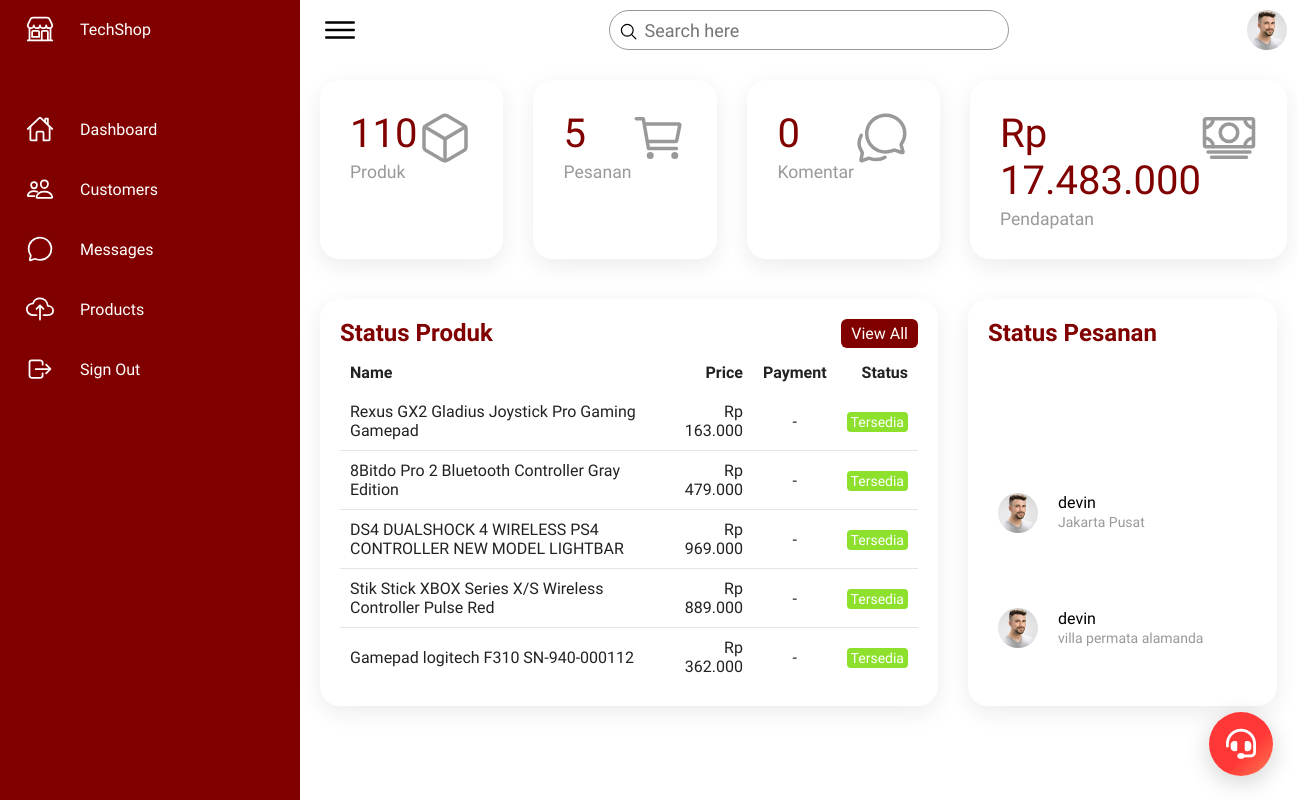
Screenshot of /Admin/index.php with the database file from the repository.
### tables this page shows
CREATE TABLE `produk` (
  `id_produk` int NOT NULL,
  `nama_produk` varchar(100) NOT NULL,
  `deskripsi` text,
  `harga` decimal(10,2) NOT NULL,
  `stok` int NOT NULL DEFAULT '0',
  `gambar` varchar(255) DEFAULT NULL,
  `id_kategori` int DEFAULT NULL,
  `created_at` datetime DEFAULT CURRENT_TIMESTAMP
);

### Admin/index.php (the view, shortened to what this page needs)
<?php
include '../Config/koneksi.php';
$qProduk = $conn->query("SELECT COUNT(*) as total FROM produk");
$totalProduk = $qProduk->fetch_assoc()['total'];
$qPesanan = $conn->query("SELECT COUNT(*) as total FROM pesanan");
$totalPesanan = $qPesanan->fetch_assoc()['total'];
$qEarning = $conn->query("
    SELECT SUM(p.harga) as total
    FROM pesanan ps
    JOIN produk p ON ps.id_produk = p.id_produk
");
$totalEarning = $qEarning->fetch_assoc()['total'] ?? 0;
$qProdukBaru = $conn->query("
    SELECT nama_produk, harga
    FROM produk
    ORDER BY id_produk DESC
    LIMIT 5
");
$qCustomerBaru = $conn->query("
    SELECT u.username, ps.alamat
    FROM pesanan ps
    JOIN users u ON u.id = ps.id_user
    ORDER BY ps.id DESC
    LIMIT 5
");
?>
<!DOCTYPE html>
<html lang="en">
<head>
    <link rel="stylesheet" href="../Admin/assets/css/style.css">
</head>
<body>
    <div class="container">
        <div class="navigation">
            <ul>
                <li>
                    <a href="#">
                        <span class="icon">
                            <ion-icon name="storefront-outline"></ion-icon>
                        </span>
                        <span class="title">TechShop</span>
                    </a>
                </li>
                <li>
                    <a href="#" id="dashboardNav">
                        <span class="icon">
                            <ion-icon name="home-outline"></ion-icon>
                        </span>
                        <span class="title">Dashboard</span>
                    </a>
                </li>
                <li>
                    <a href="#" id="navCustomers">
                        <span class="icon">
                            <ion-icon name="people-outline"></ion-icon>
                        </span>
                        <span class="title">Customers</span>
                    </a>
                </li>
                <li>
                    <a href="#" id="messagesNav">
                        <span class="icon">
                            <ion-icon name="chatbubble-outline"></ion-icon>
                        </span>
                        <span class="title">Messages</span>
                    </a>
                </li>
                <li>
                    <a href="#" id="productsNav">
                        <span class="icon">
                            <ion-icon name="cloud-upload-outline"></ion-icon>
                        </span>
                        <span class="title">Products</span>
                    </a>
                </li>
                <li>
                    <a href="../login/index.php">
                        <span class="icon">
                            <ion-icon name="log-out-outline"></ion-icon>
                        </span>
                        <span class="title">Sign Out</span>
                    </a>
                </li>
            </ul>
        </div>
        <div class="main">
            <div class="topbar">
                <div class="toggle">
                    <ion-icon name="menu-outline"></ion-icon>
                </div>
                <div class="search">
                    <label>
                        <input type="text" placeholder="Search here">
                        <ion-icon name="search-outline"></ion-icon>
                    </label>
                </div>
                <div class="user">
                    <img src="assets/imgs/customer01.jpg" alt="">
                </div>
            </div>
            <div class="cardBox">
            <div class="card">
                <div>
                    <div class="numbers"><?= $totalProduk ?></div>
                    <div class="cardName">Produk</div>
                </div>
                <div class="iconBx">
                    <ion-icon name="cube-outline"></ion-icon>
                </div>
            </div>
            <div class="card">
                <div>
                    <div class="numbers"><?= $totalPesanan ?></div>
                    <div class="cardName">Pesanan</div>
                </div>
                <div class="iconBx">
                    <ion-icon name="cart-outline"></ion-icon>
                </div>
            </div>
            <div class="card">
                <div>
                    <div class="numbers">0</div>
                    <div class="cardName">Komentar</div>
                </div>
                <div class="iconBx">
                    <ion-icon name="chatbubbles-outline"></ion-icon>
                </div>
            </div>
            <div class="card">
                <div>
                    <div class="numbers">Rp <?= number_format($totalEarning, 0, ',', '.') ?></div>
                    <div class="cardName">Pendapatan</div>
                </div>
                <div class="iconBx">
                    <ion-icon name="cash-outline"></ion-icon>
                </div>
            </div>
        </div>
            <div class="details">
                <div class="recentOrders">
                    <div class="cardHeader">
                        <h2>Status Produk</h2>
                        <a href="#" class="btn">View All</a>
                    </div>
                    <table>
                        <thead>
                            <tr>
                                <td>Name</td>
                                <td>Price</td>
                                <td>Payment</td>
                                <td>Status</td>
                            </tr>
                        </thead>
                        <tbody>
                            <?php while ($row = $qProdukBaru->fetch_assoc()): ?>
                            <tr>
                                <td><?= htmlspecialchars($row['nama_produk']) ?></td>
                                <td>Rp <?= number_format($row['harga'], 0, ',', '.') ?></td>
                                <td>-</td>
                                <td><span class="status delivered">Tersedia</span></td>
                            </tr>
                            <?php endwhile; ?>
                        </tbody>
                    </table>
                </div>
                <div class="recentCustomers">
                    <div class="cardHeader">
                        <h2>Status Pesanan</h2>
                    </div>
                    <table>
                        <?php while ($row = $qCustomerBaru->fetch_assoc()): ?>
                        <tr>
                            <td width="60px">
                                <div class="imgBx"><img src="assets/imgs/customer01.jpg" alt=""></div>
                            </td>
                            <td>
                                <h4><?= htmlspecialchars($row['username']) ?><br><span><?= htmlspecialchars($row['alamat']) ?></span></h4>
                            </td>
                        </tr>
                        <?php endwhile; ?>
                    </table>
                </div>
            </div>
        </div>
    </div>
<?php include '../ai-chat.php'; ?>
</body>
</html>

### ai-chat.php (shortened to what this page needs)
<link rel="stylesheet" href="resource/css/ai-chat.css">
<button id="chatButton"><i class="fa-solid fa-headset"></i></button>

### resource/css/ai-chat.css (style rules this page uses)
#chatButton { position: fixed; bottom: 24px; right: 24px; background: linear-gradient(135deg, #ff3737 60%, #ff7b54 100%); color: white; border: none; border-radius: 50%; width: 64px; height: 64px; font-size: 28px; cursor: pointer; box-shadow: 0 6px 24px rgba(0,0,0,0.18); z-index: 10000; transition: box-shadow 0.2s, transform 0.2s; display: flex; align-items: center; justify-content: center; }
#chatButton i { font-size: 30px; color: #fff; }

### rows the page displays
produk: nama_produk "Rexus GX2 Gladius Joystick Pro Gaming Gamepad", harga "163.000"
produk: nama_produk "8Bitdo Pro 2 Bluetooth Controller Gray Edition", harga "479.000"
produk: nama_produk "DS4 DUALSHOCK 4 WIRELESS PS4 CONTROLLER NEW MODEL LIGHTBAR", harga "969.000"
produk: nama_produk "Stik Stick XBOX Series X/S Wireless Controller Pulse Red", harga "889.000"
produk: nama_produk "Gamepad logitech F310 SN-940-000112", harga "362.000"

### other values shown
$totalProduk "110"
$totalPesanan "5"
$totalEarning "17.483.000"
$row['username'] "devin"
$row['alamat'] "Jakarta Pusat"
$row['alamat'] "villa permata alamanda"
